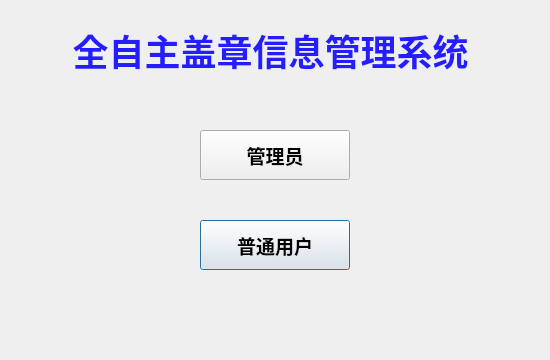
<?xml version="1.0" encoding="UTF-8"?>
<ui version="4.0">
 <class>Users</class>
 <widget class="QDialog" name="Users">
  <property name="geometry">
   <rect>
    <x>0</x>
    <y>0</y>
    <width>550</width>
    <height>360</height>
   </rect>
  </property>
  <property name="windowTitle">
   <string>Dialog</string>
  </property>
  <widget class="QPushButton" name="administerBtn">
   <property name="geometry">
    <rect>
     <x>200</x>
     <y>130</y>
     <width>150</width>
     <height>50</height>
    </rect>
   </property>
   <property name="font">
    <font>
     <family>新宋体</family>
     <pointsize>14</pointsize>
     <weight>75</weight>
     <bold>true</bold>
    </font>
   </property>
   <property name="text">
    <string>管理员</string>
   </property>
   <property name="default">
    <bool>true</bool>
   </property>
  </widget>
  <widget class="QPushButton" name="userBtn">
   <property name="geometry">
    <rect>
     <x>200</x>
     <y>220</y>
     <width>150</width>
     <height>50</height>
    </rect>
   </property>
   <property name="font">
    <font>
     <family>新宋体</family>
     <pointsize>14</pointsize>
     <weight>75</weight>
     <bold>true</bold>
    </font>
   </property>
   <property name="text">
    <string>普通用户</string>
   </property>
   <property name="default">
    <bool>true</bool>
   </property>
  </widget>
  <widget class="QLabel" name="label">
   <property name="geometry">
    <rect>
     <x>0</x>
     <y>0</y>
     <width>541</width>
     <height>101</height>
    </rect>
   </property>
   <property name="font">
    <font>
     <family>楷体</family>
     <pointsize>27</pointsize>
     <weight>75</weight>
     <bold>true</bold>
     <stylestrategy>PreferAntialias</stylestrategy>
    </font>
   </property>
   <property name="styleSheet">
    <string notr="true">color: rgb(36, 29, 255);</string>
   </property>
   <property name="text">
    <string>全自主盖章信息管理系统</string>
   </property>
   <property name="textFormat">
    <enum>Qt::AutoText</enum>
   </property>
   <property name="alignment">
    <set>Qt::AlignCenter</set>
   </property>
  </widget>
 </widget>
 <resources/>
 <connections/>
</ui>
